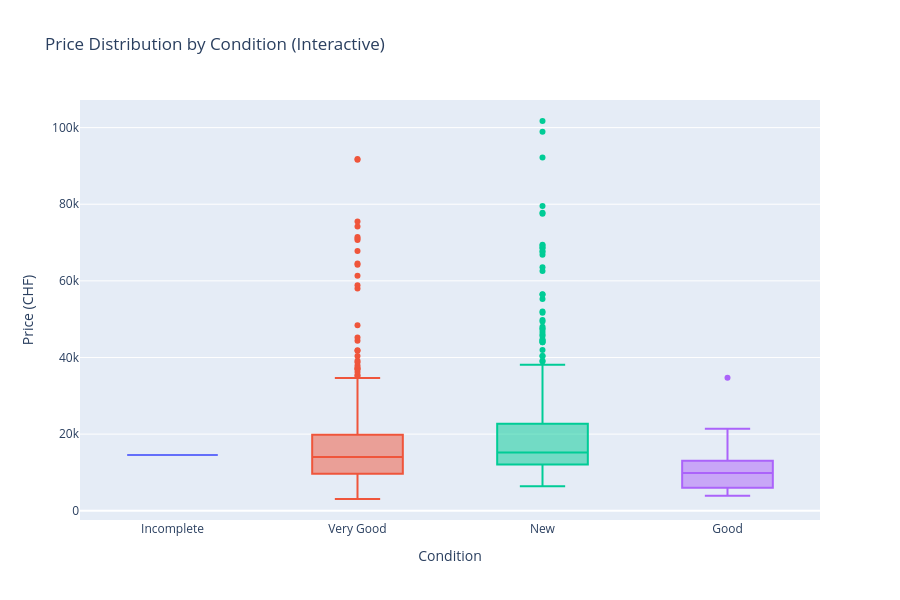

Notebook cell for this chart:
### Code cell
# Interactive box plot
fig = px.box(df, x='condition_category', y='price',
             title='Price Distribution by Condition (Interactive)',
             labels={'condition_category': 'Condition', 'price': 'Price (CHF)'},
             color='condition_category')
fig.update_layout(showlegend=False, height=600)
fig.show()

### Figure 1 — Plotly figure (JSON) as saved in the notebook; plotly's stock layout.template omitted (floating-point values rounded to 4 significant figures; data arrays with more than 128 entries replaced by an {"elided": "..."} marker saying what was removed)
{"data": [{"alignmentgroup": "True", "hovertemplate": "Condition=%{x}<br>Price (CHF)=%{y}<extra></extra>", "legendgroup": "Incomplete", "marker": {"color": "#636efa"}, "name": "Incomplete", "notched": false, "offsetgroup": "Incomplete", "orientation": "v", "showlegend": true, "type": "box", "x": ["Incomplete"], "x0": " ", "xaxis": "x", "y": [14530.0], "y0": " ", "yaxis": "y"}, {"alignmentgroup": "True", "hovertemplate": "Condition=%{x}<br>Price (CHF)=%{y}<extra></extra>", "legendgroup": "Very Good", "marker": {"color": "#EF553B"}, "name": "Very Good", "notched": false, "offsetgroup": "Very Good", "orientation": "v", "showlegend": true, "type": "box", "x": {"elided": "290 str values"}, "x0": " ", "xaxis": "x", "y": {"elided": "290 float values"}, "y0": " ", "yaxis": "y"}, {"alignmentgroup": "True", "hovertemplate": "Condition=%{x}<br>Price (CHF)=%{y}<extra></extra>", "legendgroup": "New", "marker": {"color": "#00cc96"}, "name": "New", "notched": false, "offsetgroup": "New", "orientation": "v", "showlegend": true, "type": "box", "x": {"elided": "245 str values"}, "x0": " ", "xaxis": "x", "y": {"elided": "245 float values"}, "y0": " ", "yaxis": "y"}, {"alignmentgroup": "True", "hovertemplate": "Condition=%{x}<br>Price (CHF)=%{y}<extra></extra>", "legendgroup": "Good", "marker": {"color": "#ab63fa"}, "name": "Good", "notched": false, "offsetgroup": "Good", "orientation": "v", "showlegend": true, "type": "box", "x": ["Good", "Good", "Good", "Good", "Good", "Good", "Good", "Good", "Good", "Good", "Good", "Good", "Good", "Good", "Good", "Good", "Good", "Good", "Good", "Good", "Good", "Good", "Good", "Good", "Good", "Good", "Good", "Good", "Good", "Good", "Good", "Good", "Good", "Good", "Good", "Good"], "x0": " ", "xaxis": "x", "y": [11260.0, 17660.0, 15340.0, 3916.0, 13620.0, 8961.0, 5570.0, 6374.0, 13310.0, 11300.0, 8776.0, 4759.0, 5248.0, 12010.0, 8069.0, 13970.0, 8638.0, 11300.0, 5647.0, 21390.0, 14130.0, 15740.0, 34720.0, 7423.0, 12720.0, 4033.0, 10080.0, 7262.0, 10390.0, 12840.0, 5772.0, 5248.0, 4036.0, 12510.0, 6216.0, 9680.0], "y0": " ", "yaxis": "y"}], "layout": {"boxmode": "overlay", "height": 600, "legend": {"title": {"text": "Condition"}, "tracegroupgap": 0}, "showlegend": false, "title": {"text": "Price Distribution by Condition (Interactive)"}, "xaxis": {"anchor": "y", "categoryarray": ["Incomplete", "Very Good", "New", "Good"], "categoryorder": "array", "domain": [0, 1], "title": {"text": "Condition"}}, "yaxis": {"anchor": "x", "domain": [0, 1], "title": {"text": "Price (CHF)"}}}}
